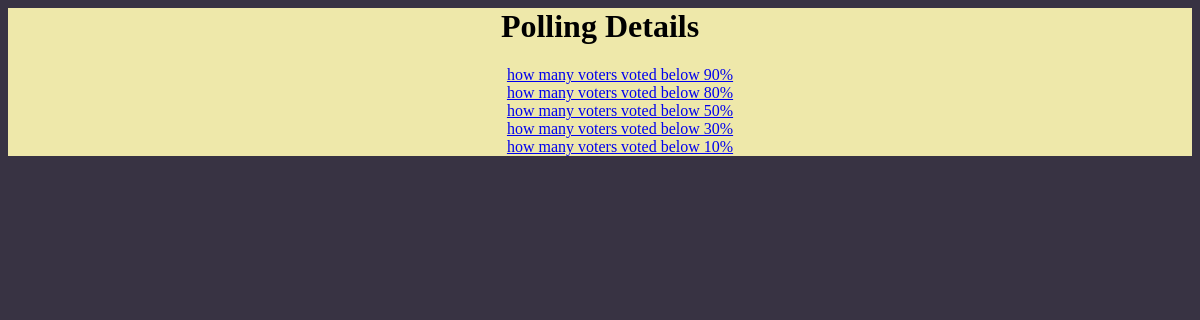
/polls/, run on an earlier commit of the app's database.
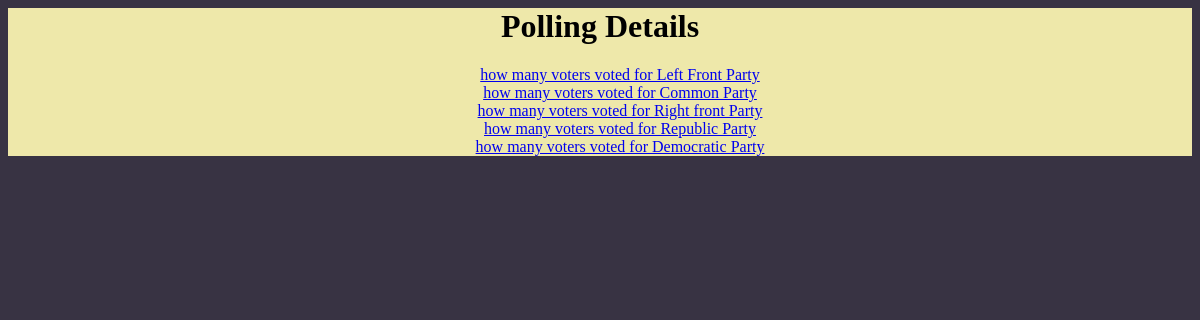
And on a later commit of the database.
### polls/models.py (models this page shows, shortened)
class Question(models.Model):
    question_text = models.CharField(max_length=200)
    pub_date = models.DateTimeField('date published')
    user_voted = models.ManyToManyField(User)

### polls/views.py (the view)
@csrf_exempt
def index(request):
    latest_question_list = Question.objects.order_by('-pub_date')[:5]
    return render(request, 'index.html', {
        'latest_question_list': latest_question_list
    })

### templates/index.html
{% extends 'base_site.html' %}
{% block questions %}
{% if latest_question_list %}
    <ul>
    {% for question in latest_question_list %}
         <a href="{% url 'polls:details' question.id %}" >{{ question.question_text }}</a><br>
    {% endfor %}
    </ul>
    {% else %}
    <p>No polls are available.</p>
{% endif %}
{% endblock %}

### templates/base_site.html (shortened to what this page needs)
<html>
<head>
</head>
<body style="background: rgba(54,49,65,0.99)">
<div style="background:palegoldenrod" align="center">
    <h1>Polling Details </h1>
    {% block questions %}
    {% endblock %}
</div>
</body>
</html>

What changed in the data, as far as the page shows it:
changed Question: question_text "how many voters voted below 90%" → "how many voters voted for Left Front Party"
changed Question: question_text "how many voters voted below 80%" → "how many voters voted for Common Party"
changed Question: question_text "how many voters voted below 50%" → "how many voters voted for Right front Party"
changed Question: question_text "how many voters voted below 30%" → "how many voters voted for Republic Party"
changed Question: question_text "how many voters voted below 10%" → "how many voters voted for Democratic Party"
